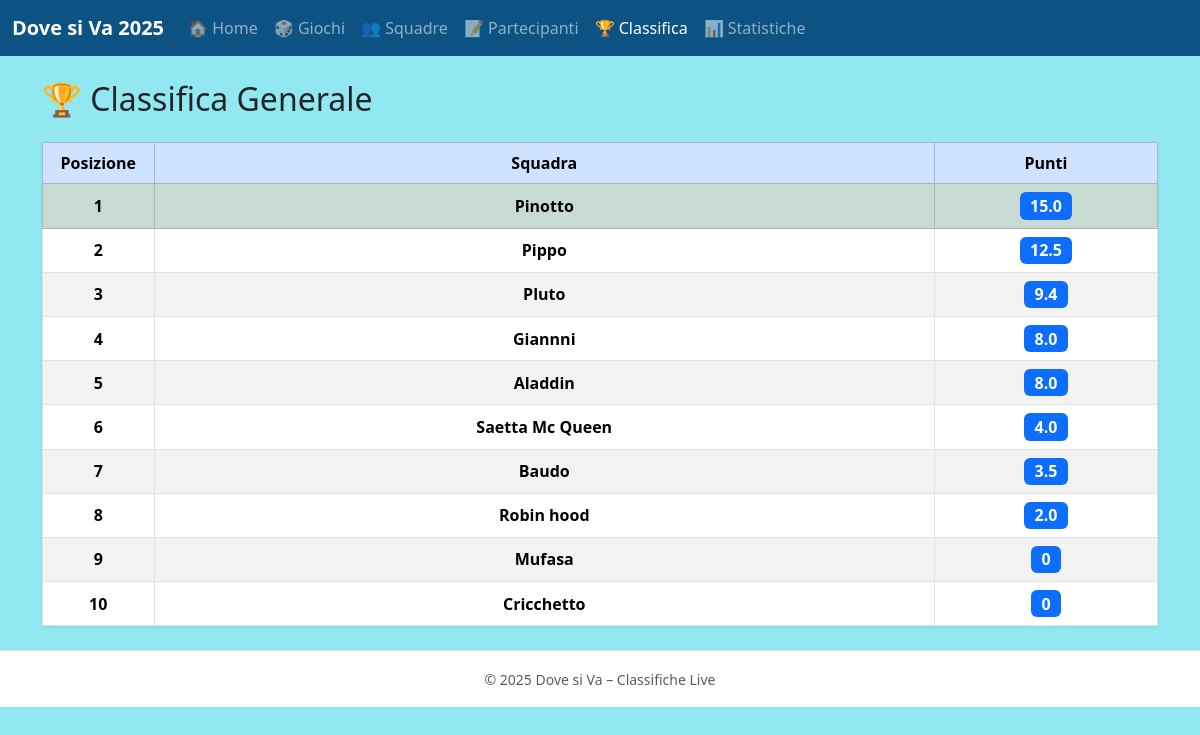
The page /classifica on the database its author committed.
### app.py (models this page shows)
class Squadra(db.Model):
    id = db.Column(db.Integer, primary_key=True)
    nome = db.Column(db.String(100), nullable=False, unique=True)
    partecipanti = db.relationship("Partecipante", backref="squadra", lazy=True)
    punteggi = db.relationship("Punteggio", backref="squadra", lazy=True)

### app.py (the view)
@app.route("/classifica")
def classifica():
    squadre = Squadra.query.all()
    totali = [(s, sum(p.punti for p in s.punteggi)) for s in squadre]
    totali.sort(key=lambda x: x[1], reverse=True)
    return render_template("classifica.html", totali=totali)

### templates/classifica.html (shortened to what this page needs)
{% extends "base.html" %}
{% block content %}
<h2 class="mb-4">🏆 Classifica Generale</h2>
<table class="table table-striped table-bordered text-center align-middle shadow-sm">
  <thead class="table-primary">
    <tr>
      <th style="width:10%">Posizione</th>
      <th>Squadra</th>
      <th style="width:20%">Punti</th>
    </tr>
  </thead>
  <tbody>
    {% for s, punti in totali %}
    <tr {% if loop.index == 1 %}class="table-success"{% endif %}>
      <td><strong>{{ loop.index }}</strong></td>
      <td class="fw-bold">{{ s.nome }}</td>
      <td><span class="badge bg-primary fs-6">{{ punti|round(2) }}</span></td>
    </tr>
    {% endfor %}
  </tbody>
</table>
{% endblock %}

### templates/base.html (style rules this page uses)
body { background-color: #92e8f1; }

### rows shown on the page
Squadra: nome "Pinotto", punti "15.0"
Squadra: nome "Pippo", punti "12.5"
Squadra: nome "Pluto", punti "9.4"
Squadra: nome "Giannni", punti "8.0"
Squadra: nome "Aladdin", punti "8.0"
Squadra: nome "Saetta Mc Queen", punti "4.0"
Squadra: nome "Baudo", punti "3.5"
Squadra: nome "Robin hood", punti "2.0"
Squadra: nome "Mufasa", punti "0"
Squadra: nome "Cricchetto", punti "0"
